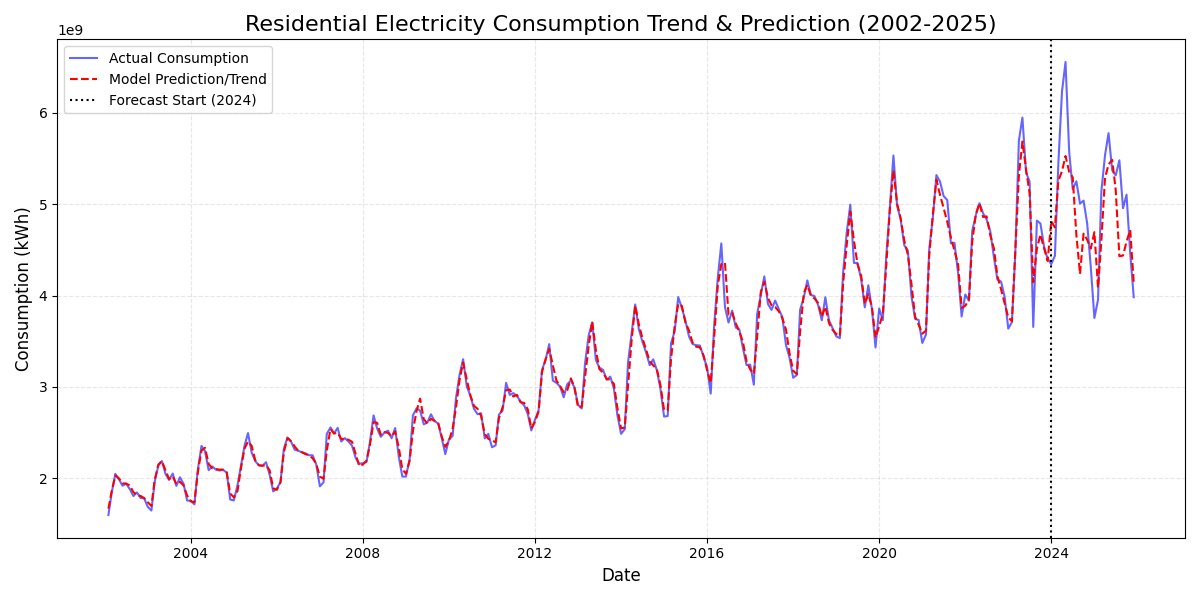

Write Python code to recreate this figure.
import pandas as pd
import numpy as np
import matplotlib.pyplot as plt
from sklearn.ensemble import RandomForestRegressor
from sklearn.metrics import mean_absolute_percentage_error
import os

# 1. Load Datasets
curr_dir = os.path.dirname(__file__)
elec_df = pd.read_csv(os.path.relpath('..\\cleaned_data\\df3_dataset_11_37_clean.csv',curr_dir))
temp_df = pd.read_csv(os.path.relpath('..\\cleaned_data\\THA_1950_2100.csv',curr_dir))

# Preprocessing: Convert dates and filter for 'Residential'
elec_df['date'] = pd.to_datetime(elec_df['date'])
temp_df['date'] = pd.to_datetime(temp_df['date'])

sector_types = ["Residential", "Business","Industrial", "Government & Non-Profit", "Agriculture", "Other", "Free of Charge"]

elec_res = elec_df[elec_df['type'] == sector_types[0]].sort_values('date')
temp_tas = temp_df[temp_df['variable'] == 'tas'][['date', 'value']].rename(columns={'value': 'temperature'})

# Merge consumption and temperature data
df = pd.merge(elec_res, temp_tas, on='date', how='inner')
df = df[(df['date'] >= '2002-01-01') & (df['date'] <= '2025-12-31')]

# 2. Feature Engineering
df['year'] = df['date'].dt.year
df['month'] = df['date'].dt.month
df['lag_1'] = df['electricity_consumption_kWh'].shift(1) # Previous month's consumption
df = df.dropna() # Drop the first row due to lag

# 3. Model Training
# Define features and target
features = ['year', 'month', 'temperature', 'lag_1']
X = df[features]
y = df['electricity_consumption_kWh']

# Split: Train on data before 2024, Test on 2024-2025
train_mask = df['date'] < '2024-01-01'
X_train, y_train = X[train_mask], y[train_mask]
X_test, y_test = X[~train_mask], y[~train_mask]
# Initialize and fit RandomForest
model = RandomForestRegressor(n_estimators=100, random_state=42, bootstrap=True)
model.fit(X_train, y_train)
df['predicted_kWh'] = model.predict(X)

# 4. Visualization & Saving Plot
plt.figure(figsize=(12, 6))
plt.plot(df['date'], df['electricity_consumption_kWh'], label='Actual Consumption', color='blue', alpha=0.6)
plt.plot(df['date'], df['predicted_kWh'], label='Model Prediction/Trend', color='red', linestyle='--')
plt.axvline(pd.to_datetime('2024-01-01'), color='black', linestyle=':', label='Forecast Start (2024)')

plt.title('Residential Electricity Consumption Trend & Prediction (2002-2025)', fontsize=16)
plt.xlabel('Date', fontsize=12)
plt.ylabel('Consumption (kWh)', fontsize=12)
plt.legend(loc='upper left')
plt.grid(True, which='both', linestyle='--', alpha=0.3)

# Need to save first before show (if close == no save)
plt.tight_layout()
plt.savefig('randomforest.png')
plt.show()
# Print performance
mape = mean_absolute_percentage_error(y_test, model.predict(X_test))
print(f"Model MAPE (2024-2025): {mape:.2%}")
